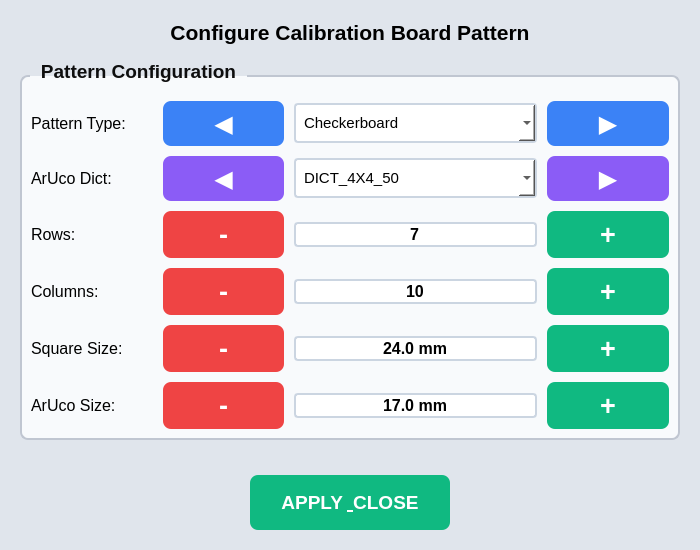
<?xml version="1.0" encoding="UTF-8"?>
<ui version="4.0">
 <class>BoardOptionsDialog</class>
 <widget class="QDialog" name="BoardOptionsDialog">
  <property name="geometry">
   <rect>
    <x>0</x>
    <y>0</y>
    <width>700</width>
    <height>550</height>
   </rect>
  </property>
  <property name="windowTitle">
   <string>Calibration Board Options</string>
  </property>
  <property name="styleSheet">
   <string notr="true">/* Neomorphism Dialog Style */
QDialog#BoardOptionsDialog {
    background-color: #e0e5ec;
}

QGroupBox {
    font-weight: bold;
    color: #0e0e0e;
    font-size: 14pt;
    border: 2px solid #c0c6d1;
    border-radius: 8px;
    margin-top: 15px;
    padding-top: 15px;
    background-color: #f8fafc;
}

QGroupBox::title {
    subcontrol-origin: margin;
    left: 10px;
    padding: 0 8px 0 8px;
}

QLabel {
    font-size: 12pt;
    color: #000000;
}

QComboBox {
    font-size: 11pt;
    padding: 8px;
    border: 2px solid #cbd5e1;
    border-radius: 4px;
    background-color: white;
    color: #000000;
}

QSpinBox, QDoubleSpinBox {
    font-size: 12pt;
    font-weight: bold;
    border: 2px solid #cbd5e1;
    border-radius: 4px;
    background-color: white;
    color: #000000;
}

QPushButton {
    font-weight: bold;
    border-radius: 8px;
    padding: 8px;
}</string>
  </property>
  <layout class="QVBoxLayout" name="main_layout">
   <property name="spacing">
    <number>15</number>
   </property>
   <property name="leftMargin">
    <number>20</number>
   </property>
   <property name="topMargin">
    <number>20</number>
   </property>
   <property name="rightMargin">
    <number>20</number>
   </property>
   <property name="bottomMargin">
    <number>20</number>
   </property>

   <!-- Title -->
   <item>
    <widget class="QLabel" name="title_label">
     <property name="text">
      <string>Configure Calibration Board Pattern</string>
     </property>
     <property name="alignment">
      <set>Qt::AlignCenter</set>
     </property>
     <property name="styleSheet">
      <string notr="true">font-size: 16pt; font-weight: bold; color: #000000;</string>
     </property>
    </widget>
   </item>

   <!-- Configuration Group -->
   <item>
    <widget class="QGroupBox" name="config_group">
     <property name="title">
      <string>Pattern Configuration</string>
     </property>
     <layout class="QGridLayout" name="config_grid_layout">
      <property name="spacing">
       <number>10</number>
      </property>

      <!-- Pattern Type Row -->
      <item row="0" column="0">
       <widget class="QLabel" name="pattern_type_label">
        <property name="text">
         <string>Pattern Type:</string>
        </property>
       </widget>
      </item>
      <item row="0" column="1">
       <widget class="QPushButton" name="pattern_prev_button">
        <property name="text">
         <string>◀</string>
        </property>
        <property name="minimumSize">
         <size>
          <width>45</width>
          <height>45</height>
         </size>
        </property>
        <property name="styleSheet">
         <string notr="true">font-size: 18pt; background-color: #3b82f6; color: white;</string>
        </property>
       </widget>
      </item>
      <item row="0" column="2" colspan="2">
       <widget class="QComboBox" name="pattern_type_combo">
        <property name="minimumHeight">
         <number>45</number>
        </property>
        <item>
         <property name="text">
          <string>Checkerboard</string>
         </property>
        </item>
        <item>
         <property name="text">
          <string>ChArUco (Recommended)</string>
         </property>
        </item>
        <item>
         <property name="text">
          <string>Circle Grid</string>
         </property>
        </item>
       </widget>
      </item>
      <item row="0" column="4">
       <widget class="QPushButton" name="pattern_next_button">
        <property name="text">
         <string>▶</string>
        </property>
        <property name="minimumSize">
         <size>
          <width>45</width>
          <height>45</height>
         </size>
        </property>
        <property name="styleSheet">
         <string notr="true">font-size: 18pt; background-color: #3b82f6; color: white;</string>
        </property>
       </widget>
      </item>

      <!-- ArUco Dictionary Row -->
      <item row="1" column="0">
       <widget class="QLabel" name="aruco_dict_label">
        <property name="text">
         <string>ArUco Dict:</string>
        </property>
       </widget>
      </item>
      <item row="1" column="1">
       <widget class="QPushButton" name="dict_prev_button">
        <property name="text">
         <string>◀</string>
        </property>
        <property name="minimumSize">
         <size>
          <width>45</width>
          <height>45</height>
         </size>
        </property>
        <property name="styleSheet">
         <string notr="true">font-size: 18pt; background-color: #8b5cf6; color: white;</string>
        </property>
       </widget>
      </item>
      <item row="1" column="2" colspan="2">
       <widget class="QComboBox" name="aruco_dict_combo">
        <property name="minimumHeight">
         <number>45</number>
        </property>
        <item>
         <property name="text">
          <string>DICT_4X4_50</string>
         </property>
        </item>
        <item>
         <property name="text">
          <string>DICT_4X4_100</string>
         </property>
        </item>
        <item>
         <property name="text">
          <string>DICT_4X4_250</string>
         </property>
        </item>
        <item>
         <property name="text">
          <string>DICT_4X4_1000</string>
         </property>
        </item>
        <item>
         <property name="text">
          <string>DICT_5X5_50</string>
         </property>
        </item>
        <item>
         <property name="text">
          <string>DICT_5X5_100</string>
         </property>
        </item>
        <item>
         <property name="text">
          <string>DICT_5X5_250</string>
         </property>
        </item>
        <item>
         <property name="text">
          <string>DICT_5X5_1000</string>
         </property>
        </item>
        <item>
         <property name="text">
          <string>DICT_6X6_50</string>
         </property>
        </item>
        <item>
         <property name="text">
          <string>DICT_6X6_100</string>
         </property>
        </item>
        <item>
         <property name="text">
          <string>DICT_6X6_250</string>
         </property>
        </item>
        <item>
         <property name="text">
          <string>DICT_6X6_1000</string>
         </property>
        </item>
        <item>
         <property name="text">
          <string>DICT_7X7_50</string>
         </property>
        </item>
        <item>
         <property name="text">
          <string>DICT_7X7_100</string>
         </property>
        </item>
        <item>
         <property name="text">
          <string>DICT_7X7_250</string>
         </property>
        </item>
        <item>
         <property name="text">
          <string>DICT_7X7_1000</string>
         </property>
        </item>
        <item>
         <property name="text">
          <string>DICT_ARUCO_ORIGINAL</string>
         </property>
        </item>
       </widget>
      </item>
      <item row="1" column="4">
       <widget class="QPushButton" name="dict_next_button">
        <property name="text">
         <string>▶</string>
        </property>
        <property name="minimumSize">
         <size>
          <width>45</width>
          <height>45</height>
         </size>
        </property>
        <property name="styleSheet">
         <string notr="true">font-size: 18pt; background-color: #8b5cf6; color: white;</string>
        </property>
       </widget>
      </item>

      <!-- Rows -->
      <item row="2" column="0">
       <widget class="QLabel" name="rows_label">
        <property name="text">
         <string>Rows:</string>
        </property>
       </widget>
      </item>
      <item row="2" column="1">
       <widget class="QPushButton" name="rows_minus_button">
        <property name="text">
         <string>-</string>
        </property>
        <property name="minimumSize">
         <size>
          <width>45</width>
          <height>45</height>
         </size>
        </property>
        <property name="styleSheet">
         <string notr="true">font-size: 20pt; background-color: #ef4444; color: white;</string>
        </property>
       </widget>
      </item>
      <item row="2" column="2" colspan="2">
       <widget class="QSpinBox" name="rows_spinbox">
        <property name="minimum">
         <number>4</number>
        </property>
        <property name="maximum">
         <number>20</number>
        </property>
        <property name="value">
         <number>7</number>
        </property>
        <property name="minimumHeight">
         <number>45</number>
        </property>
        <property name="alignment">
         <set>Qt::AlignCenter</set>
        </property>
        <property name="readOnly">
         <bool>true</bool>
        </property>
        <property name="buttonSymbols">
         <enum>QAbstractSpinBox::NoButtons</enum>
        </property>
       </widget>
      </item>
      <item row="2" column="4">
       <widget class="QPushButton" name="rows_plus_button">
        <property name="text">
         <string>+</string>
        </property>
        <property name="minimumSize">
         <size>
          <width>45</width>
          <height>45</height>
         </size>
        </property>
        <property name="styleSheet">
         <string notr="true">font-size: 20pt; background-color: #10b981; color: white;</string>
        </property>
       </widget>
      </item>

      <!-- Columns -->
      <item row="3" column="0">
       <widget class="QLabel" name="cols_label">
        <property name="text">
         <string>Columns:</string>
        </property>
       </widget>
      </item>
      <item row="3" column="1">
       <widget class="QPushButton" name="cols_minus_button">
        <property name="text">
         <string>-</string>
        </property>
        <property name="minimumSize">
         <size>
          <width>45</width>
          <height>45</height>
         </size>
        </property>
        <property name="styleSheet">
         <string notr="true">font-size: 20pt; background-color: #ef4444; color: white;</string>
        </property>
       </widget>
      </item>
      <item row="3" column="2" colspan="2">
       <widget class="QSpinBox" name="cols_spinbox">
        <property name="minimum">
         <number>4</number>
        </property>
        <property name="maximum">
         <number>20</number>
        </property>
        <property name="value">
         <number>10</number>
        </property>
        <property name="minimumHeight">
         <number>45</number>
        </property>
        <property name="alignment">
         <set>Qt::AlignCenter</set>
        </property>
        <property name="readOnly">
         <bool>true</bool>
        </property>
        <property name="buttonSymbols">
         <enum>QAbstractSpinBox::NoButtons</enum>
        </property>
       </widget>
      </item>
      <item row="3" column="4">
       <widget class="QPushButton" name="cols_plus_button">
        <property name="text">
         <string>+</string>
        </property>
        <property name="minimumSize">
         <size>
          <width>45</width>
          <height>45</height>
         </size>
        </property>
        <property name="styleSheet">
         <string notr="true">font-size: 20pt; background-color: #10b981; color: white;</string>
        </property>
       </widget>
      </item>

      <!-- Square Size -->
      <item row="4" column="0">
       <widget class="QLabel" name="square_size_label">
        <property name="text">
         <string>Square Size:</string>
        </property>
       </widget>
      </item>
      <item row="4" column="1">
       <widget class="QPushButton" name="square_minus_button">
        <property name="text">
         <string>-</string>
        </property>
        <property name="minimumSize">
         <size>
          <width>45</width>
          <height>45</height>
         </size>
        </property>
        <property name="styleSheet">
         <string notr="true">font-size: 20pt; background-color: #ef4444; color: white;</string>
        </property>
       </widget>
      </item>
      <item row="4" column="2" colspan="2">
       <widget class="QDoubleSpinBox" name="square_size_spinbox">
        <property name="minimum">
         <double>5.0</double>
        </property>
        <property name="maximum">
         <double>100.0</double>
        </property>
        <property name="singleStep">
         <double>0.5</double>
        </property>
        <property name="value">
         <double>24.0</double>
        </property>
        <property name="suffix">
         <string> mm</string>
        </property>
        <property name="decimals">
         <number>1</number>
        </property>
        <property name="minimumHeight">
         <number>45</number>
        </property>
        <property name="alignment">
         <set>Qt::AlignCenter</set>
        </property>
        <property name="readOnly">
         <bool>true</bool>
        </property>
        <property name="buttonSymbols">
         <enum>QAbstractSpinBox::NoButtons</enum>
        </property>
       </widget>
      </item>
      <item row="4" column="4">
       <widget class="QPushButton" name="square_plus_button">
        <property name="text">
         <string>+</string>
        </property>
        <property name="minimumSize">
         <size>
          <width>45</width>
          <height>45</height>
         </size>
        </property>
        <property name="styleSheet">
         <string notr="true">font-size: 20pt; background-color: #10b981; color: white;</string>
        </property>
       </widget>
      </item>

      <!-- ArUco Size -->
      <item row="5" column="0">
       <widget class="QLabel" name="aruco_size_label">
        <property name="text">
         <string>ArUco Size:</string>
        </property>
       </widget>
      </item>
      <item row="5" column="1">
       <widget class="QPushButton" name="aruco_minus_button">
        <property name="text">
         <string>-</string>
        </property>
        <property name="minimumSize">
         <size>
          <width>45</width>
          <height>45</height>
         </size>
        </property>
        <property name="styleSheet">
         <string notr="true">font-size: 20pt; background-color: #ef4444; color: white;</string>
        </property>
       </widget>
      </item>
      <item row="5" column="2" colspan="2">
       <widget class="QDoubleSpinBox" name="aruco_size_spinbox">
        <property name="minimum">
         <double>5.0</double>
        </property>
        <property name="maximum">
         <double>50.0</double>
        </property>
        <property name="singleStep">
         <double>0.5</double>
        </property>
        <property name="value">
         <double>17.0</double>
        </property>
        <property name="suffix">
         <string> mm</string>
        </property>
        <property name="decimals">
         <number>1</number>
        </property>
        <property name="minimumHeight">
         <number>45</number>
        </property>
        <property name="alignment">
         <set>Qt::AlignCenter</set>
        </property>
        <property name="readOnly">
         <bool>true</bool>
        </property>
        <property name="buttonSymbols">
         <enum>QAbstractSpinBox::NoButtons</enum>
        </property>
       </widget>
      </item>
      <item row="5" column="4">
       <widget class="QPushButton" name="aruco_plus_button">
        <property name="text">
         <string>+</string>
        </property>
        <property name="minimumSize">
         <size>
          <width>45</width>
          <height>45</height>
         </size>
        </property>
        <property name="styleSheet">
         <string notr="true">font-size: 20pt; background-color: #10b981; color: white;</string>
        </property>
       </widget>
      </item>
     </layout>
    </widget>
   </item>

   <!-- Spacer -->
   <item>
    <spacer name="vertical_spacer">
     <property name="orientation">
      <enum>Qt::Vertical</enum>
     </property>
     <property name="sizeHint" stdset="0">
      <size>
       <width>20</width>
       <height>20</height>
      </size>
     </property>
    </spacer>
   </item>

   <!-- Close Button -->
   <item>
    <layout class="QHBoxLayout" name="button_layout">
     <item>
      <spacer name="horizontal_spacer_left">
       <property name="orientation">
        <enum>Qt::Horizontal</enum>
       </property>
       <property name="sizeHint" stdset="0">
        <size>
         <width>40</width>
         <height>20</height>
        </size>
       </property>
      </spacer>
     </item>
     <item>
      <widget class="QPushButton" name="close_button">
       <property name="text">
        <string>APPLY &amp; CLOSE</string>
       </property>
       <property name="minimumSize">
        <size>
         <width>200</width>
         <height>55</height>
        </size>
       </property>
       <property name="styleSheet">
        <string notr="true">font-size: 14pt; background-color: #10b981; color: white;</string>
       </property>
      </widget>
     </item>
     <item>
      <spacer name="horizontal_spacer_right">
       <property name="orientation">
        <enum>Qt::Horizontal</enum>
       </property>
       <property name="sizeHint" stdset="0">
        <size>
         <width>40</width>
         <height>20</height>
        </size>
       </property>
      </spacer>
     </item>
    </layout>
   </item>
  </layout>
 </widget>
 <resources/>
 <connections/>
</ui>
